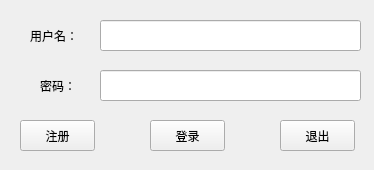
<?xml version="1.0" encoding="UTF-8"?>
<ui version="4.0">
 <class>SQLLogin</class>
 <widget class="QWidget" name="SQLLogin">
  <property name="geometry">
   <rect>
    <x>0</x>
    <y>0</y>
    <width>374</width>
    <height>170</height>
   </rect>
  </property>
  <property name="windowTitle">
   <string>SQLLogin</string>
  </property>
  <widget class="QLabel" name="label_username">
   <property name="geometry">
    <rect>
     <x>30</x>
     <y>20</y>
     <width>61</width>
     <height>31</height>
    </rect>
   </property>
   <property name="text">
    <string>用户名：</string>
   </property>
  </widget>
  <widget class="QLabel" name="label_password">
   <property name="geometry">
    <rect>
     <x>40</x>
     <y>70</y>
     <width>41</width>
     <height>31</height>
    </rect>
   </property>
   <property name="text">
    <string>密码：</string>
   </property>
  </widget>
  <widget class="QLineEdit" name="lineEdit_username">
   <property name="geometry">
    <rect>
     <x>100</x>
     <y>20</y>
     <width>261</width>
     <height>31</height>
    </rect>
   </property>
  </widget>
  <widget class="QLineEdit" name="lineEdit_password">
   <property name="geometry">
    <rect>
     <x>100</x>
     <y>70</y>
     <width>261</width>
     <height>31</height>
    </rect>
   </property>
   <property name="echoMode">
    <enum>QLineEdit::Password</enum>
   </property>
  </widget>
  <widget class="QPushButton" name="pushButton_reg">
   <property name="geometry">
    <rect>
     <x>20</x>
     <y>120</y>
     <width>75</width>
     <height>31</height>
    </rect>
   </property>
   <property name="text">
    <string>注册</string>
   </property>
  </widget>
  <widget class="QPushButton" name="pushButton_login">
   <property name="geometry">
    <rect>
     <x>150</x>
     <y>120</y>
     <width>75</width>
     <height>31</height>
    </rect>
   </property>
   <property name="text">
    <string>登录</string>
   </property>
  </widget>
  <widget class="QPushButton" name="pushButton_exit">
   <property name="geometry">
    <rect>
     <x>280</x>
     <y>120</y>
     <width>75</width>
     <height>31</height>
    </rect>
   </property>
   <property name="text">
    <string>退出</string>
   </property>
  </widget>
 </widget>
 <resources/>
 <connections/>
</ui>
